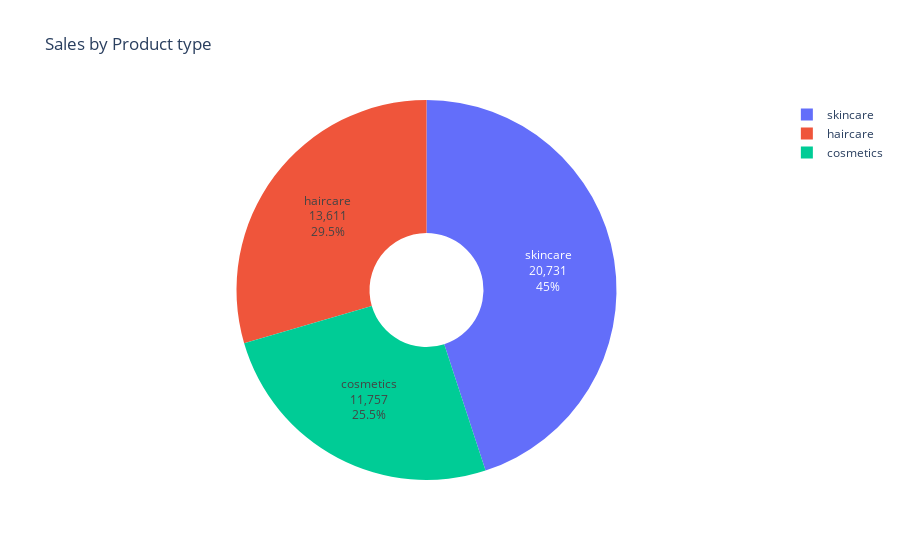

Here is the notebook cell this chart was saved with:
### Markdown cell above
It shows that the skincare products more revenue than the other products.The higher the price of the skincare products,the more revenue it generates.

### Code cell
sales_data = df.groupby('Product type')['Number of products sold'].sum().reset_index()
fig = px.pie(sales_data, values='Number of products sold', names='Product type', title='Sales by Product type',hole=0.3)
fig.update_traces(textposition='inside', textinfo='value+label+percent')
fig.show()

### Figure 1 — Plotly figure (JSON) as saved in the notebook; plotly's stock layout.template omitted (floating-point values rounded to 4 significant figures)
{"data": [{"domain": {"x": [0, 1], "y": [0, 1]}, "hole": 0.3, "hovertemplate": "Product type=%{label}<br>Number of products sold=%{value}<extra></extra>", "labels": ["cosmetics", "haircare", "skincare"], "legendgroup": "", "name": "", "showlegend": true, "textinfo": "value+label+percent", "textposition": "inside", "type": "pie", "values": [11757, 13611, 20731]}], "layout": {"legend": {"tracegroupgap": 0}, "title": {"text": "Sales by Product type"}}}
